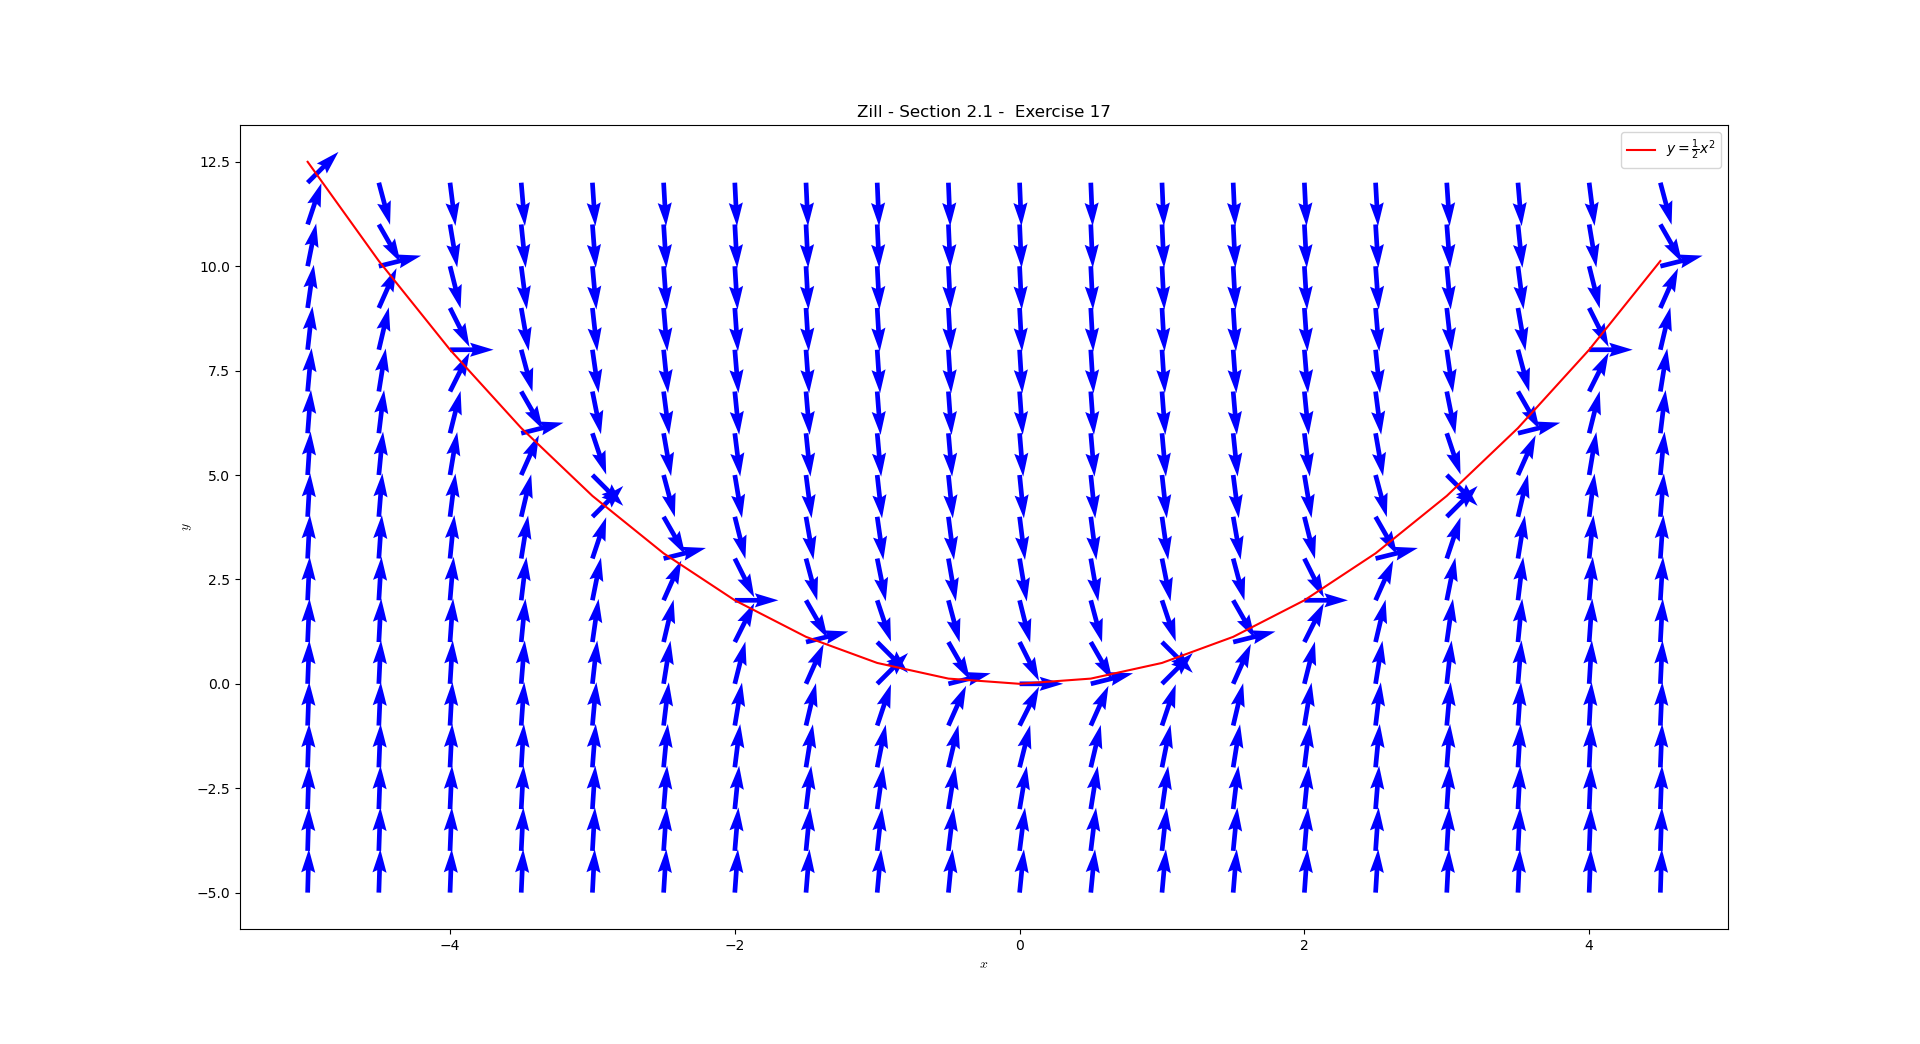

Python code for this plot:
# Zill - Differential Equations with Boundary-Value Problems
# Section 2.1: Exercise 17
import matplotlib.pyplot as plt
import numpy as np

# create grid of x, y coordinates
X, Y = np.meshgrid(np.arange(-5, 5, 0.5), np.arange(-5, 12.5, 1))

# calculate U = dx/dt and V = dy/dt
U = np.ones_like(X)
V = X**2 - 2*Y

# normalize vectors U, V to unit length
magnitude = np.sqrt(U**2 + V**2)
U = U/magnitude
V = V/magnitude

# define function to superimpose on direction field
x = np.arange(-5, 5, 0.5)
def f(x):
    return 0.5*x**2
y = f(x)

# plot figure and axes
fig, ax = plt.subplots()
q = ax.quiver(X, Y, U, V, color='blue')
f = ax.plot(x, y, color='red', label=r"$y = \frac{1}{2} x^{2}$")

# add title and label
plt.xlabel(r"$x$", usetex=True)
plt.ylabel(r"$y$", usetex=True)
plt.title("Zill - Section 2.1 -  Exercise 17")
ax.legend()

# show plot
plt.show()

# save plot
fig.savefig("ch02_01_ex17.png")
